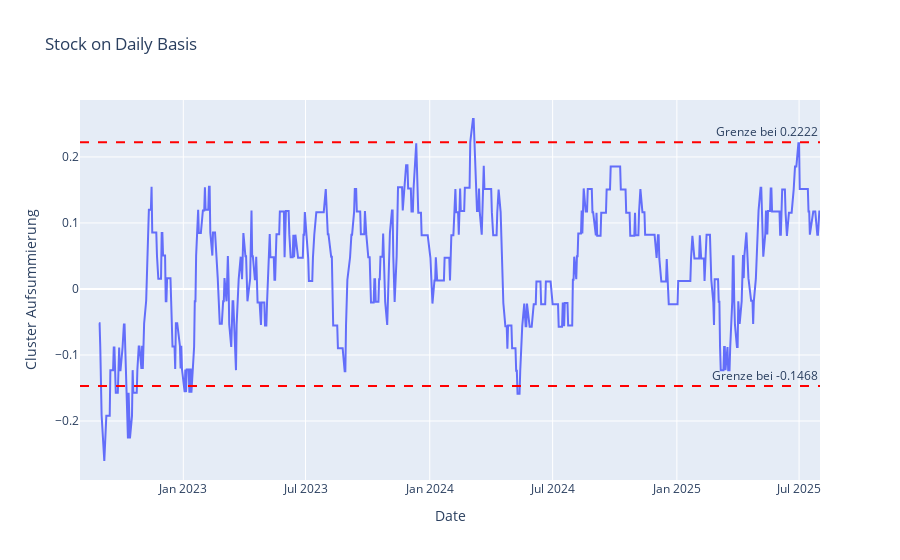

The notebook cell saved with this chart:
### Markdown cell above
### Determine the boundaries of the density

### Code cell
# Calculate the density
describe_ser = df_stock["density"].describe()
upper_limit = describe_ser["mean"] + (describe_ser["std"] * 2)
lower_limit = describe_ser["mean"] - (describe_ser["std"] * 2)
print(describe_ser)

# Show the density
fig = px.line(df_stock, x="date", y="density", title="Stock on Daily Basis",
                  labels={"date": "Date", "density": "Cluster Aufsummierung"})

fig.add_hline(y=upper_limit, line_dash="dash", line_color="red", annotation_text=f"Grenze bei {round(upper_limit,4)}")
fig.add_hline(y=lower_limit, line_dash="dash", line_color="red", annotation_text=f"Grenze bei {round(lower_limit,4)}")


fig.show()

### Figure 1 — Plotly figure (JSON) as saved in the notebook; plotly's stock layout.template omitted (floating-point values rounded to 4 significant figures; data arrays with more than 128 entries replaced by an {"elided": "..."} marker saying what was removed)
{"data": [{"hovertemplate": "Date=%{x}<br>Cluster Aufsummierung=%{y}<extra></extra>", "legendgroup": "", "line": {"color": "#636efa", "dash": "solid"}, "marker": {"symbol": "circle"}, "mode": "lines", "name": "", "orientation": "v", "showlegend": false, "type": "scatter", "x": {"elided": "751 str values"}, "xaxis": "x", "y": {"elided": "751 float values"}, "yaxis": "y"}], "layout": {"annotations": [{"showarrow": false, "text": "Grenze bei 0.2222", "x": 1, "xanchor": "right", "xref": "x domain", "y": 0.2222, "yanchor": "bottom", "yref": "y"}, {"showarrow": false, "text": "Grenze bei -0.1468", "x": 1, "xanchor": "right", "xref": "x domain", "y": -0.1468, "yanchor": "bottom", "yref": "y"}], "legend": {"tracegroupgap": 0}, "shapes": [{"line": {"color": "red", "dash": "dash"}, "type": "line", "x0": 0, "x1": 1, "xref": "x domain", "y0": 0.2222, "y1": 0.2222, "yref": "y"}, {"line": {"color": "red", "dash": "dash"}, "type": "line", "x0": 0, "x1": 1, "xref": "x domain", "y0": -0.1468, "y1": -0.1468, "yref": "y"}], "title": {"text": "Stock on Daily Basis"}, "xaxis": {"anchor": "y", "domain": [0, 1], "title": {"text": "Date"}}, "yaxis": {"anchor": "x", "domain": [0, 1], "title": {"text": "Cluster Aufsummierung"}}}}
